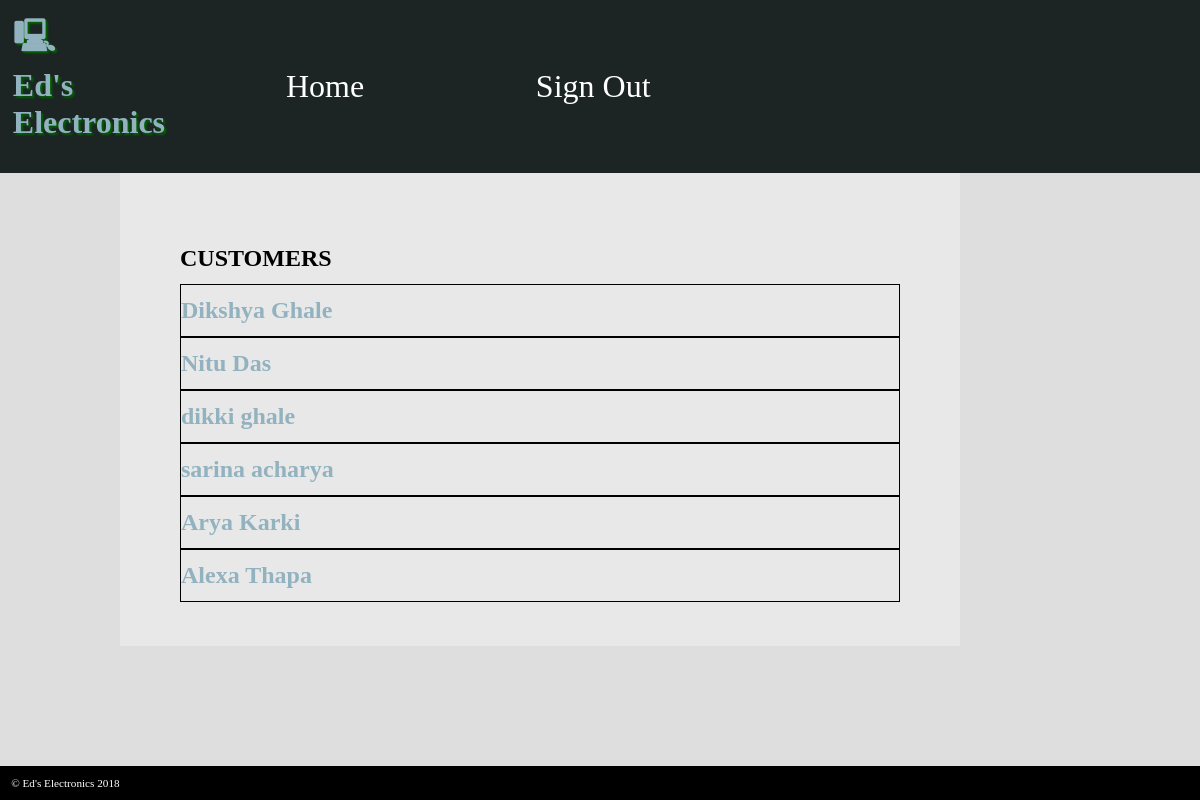
/admin/review_user.php, run on the app's committed database.
### tables this page shows
CREATE TABLE `tbl_customer` (
  `customer_id` int(11) NOT NULL,
  `fullName` varchar(255) NOT NULL,
  `email` varchar(255) NOT NULL,
  `contact_no` varchar(255) NOT NULL,
  `password` varchar(255) NOT NULL,
  `email_notify` tinyint(1) DEFAULT '0'
);

### admin/review_user.php (the view, shortened to what this page needs)
<?php
	include 'form_header.php';
	include 'footer.php';
	include 'databaselink.php';
	$customer = $pdo->prepare("SELECT * FROM tbl_customer");
	$customer->execute();
?>
<body>
	<main>
		<h2>CUSTOMERS</h2>
		<ul class="users" style="list-style: none;">
			<?php
			foreach ($customer as $value) {
				 echo '<li style="border: 1px solid #000;"><a href="review_view.php?cid=' . $value['customer_id'].'"><h2>' . $value['fullName'] . ' </h2> </a>';}
				 ?>
	</main>
</body>

### css/electronics.css (style rules this page uses)
* { margin: 0; padding: 0; }
body { background-color: #DEDEDE; font-family: 'Oxygen-Regular'; display: grid; grid-template-columns: 10% 70% 20%; grid-template-rows: auto; grid-template-areas: "header header header" "img img aside" ". main aside" "footer footer footer"; }
main { min-height: 20vh; grid-area: main; padding: 5vw; background-color: #E8E8E8; }
main h1, main a { color: #92B2BF; }
h2 { margin-top: 0.5em; margin-bottom: 0.5em; }
a { text-decoration: none;color: black; }

### data on the page
tbl_customer: fullName "Dikshya Ghale"
tbl_customer: fullName "Nitu Das"
tbl_customer: fullName "dikki ghale"
tbl_customer: fullName "sarina acharya"
tbl_customer: fullName "Arya Karki"
tbl_customer: fullName "Alexa Thapa"
